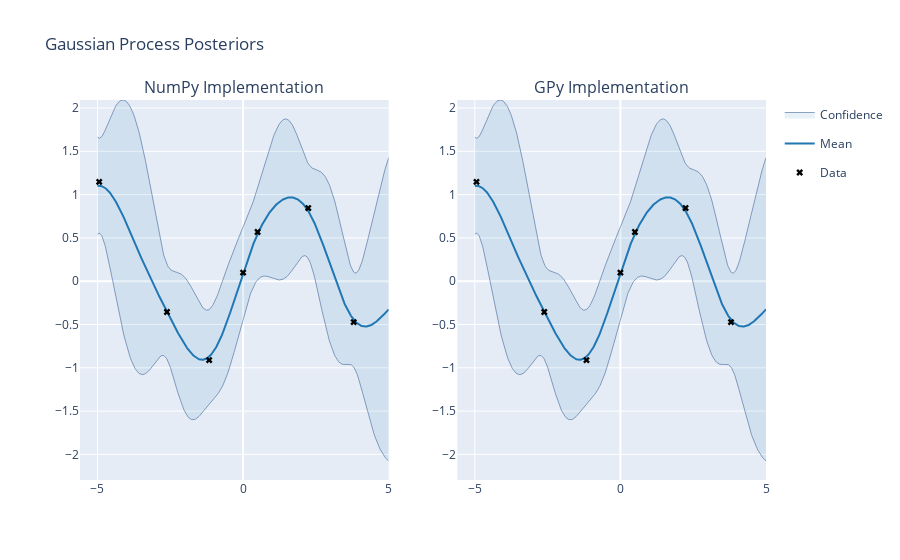

Notebook cell for this chart:
### Code cell
# Compare with GPy

# Generate noisy training data
X = np.linspace(-5., 5., 500)[:, None]

NOISE = 0.2
TRAIN_SIZE = 7
X_train = np.random.uniform(-5., 5, (TRAIN_SIZE, 1))
Y_train = np.sin(X_train) + NOISE * np.random.rand(*X_train.shape)

# Compute posterior with NumPy implementation
mup1, covp1 = posterior(X, X_train, Y_train, kernel=rbf, sigma_y=NOISE)

# Compute posterior with GPy
kernel = GPy.kern.RBF(input_dim=1, variance=1., lengthscale=1.)
model = GPy.models.GPRegression(X_train, Y_train, kernel)

# GPy tries to estimate noise by default, so to reproduce the above result, we need to fix the variance
model.Gaussian_noise.variance = NOISE**2
model.Gaussian_noise.variance.fix()

mup2, covp2 = model.predict(X, full_cov=True)

# Plot side by side
subplot_data = [{'mu': mup1, 'cov': covp2, 'X': X, 'X_train': X_train, 'Y_train': Y_train, 'samples': [], 'title': "NumPy Implementation"}, {'mu': mup2, 'cov': covp2, 'X':X, 'X_train': X_train, 'Y_train': Y_train, 'samples': [], 'title': "GPy Implementation"}]
plotly_gps(subplot_data, 1, 2, title="Gaussian Process Posteriors")

### Figure 1 — Plotly figure (JSON) as saved in the notebook; plotly's stock layout.template omitted (floating-point values rounded to 4 significant figures; data arrays with more than 128 entries replaced by an {"elided": "..."} marker saying what was removed)
{"data": [{"fillcolor": "rgba(31, 119, 180, 0.1)", "legendgroup": "Confidence_fill_(0,0)", "line": {"color": "#204a87", "width": 0.5}, "name": "Confidence", "showlegend": false, "type": "scatter", "x": {"elided": "500 float values"}, "xaxis": "x", "y": {"elided": "500 float values"}, "yaxis": "y"}, {"fill": "tonextx", "fillcolor": "rgba(31, 119, 180, 0.1)", "legendgroup": "Confidence_fill_(0,0)", "line": {"color": "#204a87", "width": 0.5}, "name": "Confidence", "showlegend": true, "type": "scatter", "x": {"elided": "500 float values"}, "xaxis": "x", "y": {"elided": "500 float values"}, "yaxis": "y"}, {"legendgroup": "Mean", "line": {"color": "#1f77b4"}, "name": "Mean", "showlegend": true, "type": "scatter", "x": {"elided": "500 float values"}, "xaxis": "x", "y": {"elided": "500 float values"}, "yaxis": "y"}, {"legendgroup": "Data", "marker": {"color": "#000000", "symbol": "x"}, "mode": "markers", "name": "Data", "showlegend": true, "type": "scatter", "x": [-4.942, 2.238, 3.798, 0.0004099, -2.615, 0.4978, -1.165], "xaxis": "x", "y": [1.147, 0.8448, -0.472, 0.09929, -0.3558, 0.5681, -0.9112], "yaxis": "y"}, {"fillcolor": "rgba(31, 119, 180, 0.1)", "legendgroup": "Confidence_fill_(0,0)", "line": {"color": "#204a87", "width": 0.5}, "name": "Confidence", "showlegend": false, "type": "scatter", "x": {"elided": "500 float values"}, "xaxis": "x2", "y": {"elided": "500 float values"}, "yaxis": "y2"}, {"fill": "tonextx", "fillcolor": "rgba(31, 119, 180, 0.1)", "legendgroup": "Confidence_fill_(0,0)", "line": {"color": "#204a87", "width": 0.5}, "name": "Confidence", "showlegend": false, "type": "scatter", "x": {"elided": "500 float values"}, "xaxis": "x2", "y": {"elided": "500 float values"}, "yaxis": "y2"}, {"legendgroup": "Mean", "line": {"color": "#1f77b4"}, "name": "Mean", "showlegend": false, "type": "scatter", "x": {"elided": "500 float values"}, "xaxis": "x2", "y": {"elided": "500 float values"}, "yaxis": "y2"}, {"legendgroup": "Data", "marker": {"color": "#000000", "symbol": "x"}, "mode": "markers", "name": "Data", "showlegend": false, "type": "scatter", "x": [-4.942, 2.238, 3.798, 0.0004099, -2.615, 0.4978, -1.165], "xaxis": "x2", "y": [1.147, 0.8448, -0.472, 0.09929, -0.3558, 0.5681, -0.9112], "yaxis": "y2"}], "layout": {"annotations": [{"font": {"size": 16}, "showarrow": false, "text": "NumPy Implementation", "x": 0.225, "xanchor": "center", "xref": "paper", "y": 1, "yanchor": "bottom", "yref": "paper"}, {"font": {"size": 16}, "showarrow": false, "text": "GPy Implementation", "x": 0.775, "xanchor": "center", "xref": "paper", "y": 1, "yanchor": "bottom", "yref": "paper"}], "hovermode": "x", "title": {"text": "Gaussian Process Posteriors"}, "xaxis": {"anchor": "y", "domain": [0, 0.45]}, "xaxis2": {"anchor": "y2", "domain": [0.55, 1]}, "yaxis": {"anchor": "x", "domain": [0, 1]}, "yaxis2": {"anchor": "x2", "domain": [0, 1]}}}
